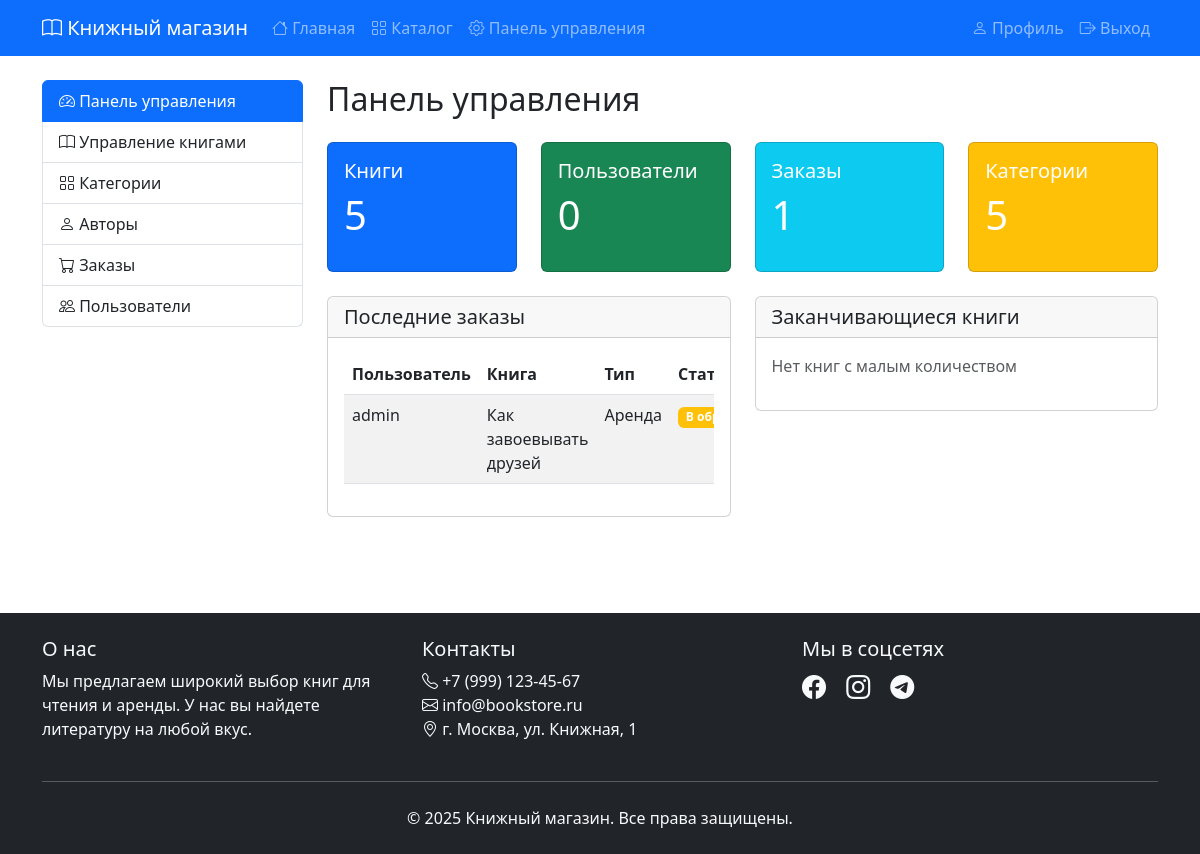
/admin/index.php (signed in), run on the app's committed database.
### tables this page shows
CREATE TABLE `orders` (
  `id` int NOT NULL AUTO_INCREMENT,
  `user_id` int NOT NULL,
  `book_id` int NOT NULL,
  `type` enum('purchase','rent') NOT NULL,
  `total_price` decimal(10,2) NOT NULL,
  `rental_start_date` date DEFAULT NULL,
  `rental_end_date` date DEFAULT NULL,
  `status` enum('pending','completed','cancelled') DEFAULT 'pending',
  `created_at` timestamp NULL DEFAULT CURRENT_TIMESTAMP,
  PRIMARY KEY (`id`),
  KEY `user_id` (`user_id`),
  KEY `book_id` (`book_id`),
  CONSTRAINT `orders_ibfk_1` FOREIGN KEY (`user_id`) REFERENCES `users` (`id`),
  CONSTRAINT `orders_ibfk_2` FOREIGN KEY (`book_id`) REFERENCES `books` (`id`)
);

CREATE TABLE `users` (
  `id` int NOT NULL AUTO_INCREMENT,
  `username` varchar(50) NOT NULL,
  `password` varchar(255) NOT NULL,
  `email` varchar(100) NOT NULL,
  `full_name` varchar(100) DEFAULT NULL,
  `is_admin` tinyint(1) DEFAULT '0',
  `is_active` tinyint(1) DEFAULT '1',
  `created_at` timestamp NULL DEFAULT CURRENT_TIMESTAMP,
  PRIMARY KEY (`id`),
  UNIQUE KEY `username` (`username`),
  UNIQUE KEY `email` (`email`)
);

CREATE TABLE `books` (
  `id` int NOT NULL AUTO_INCREMENT,
  `title` varchar(255) NOT NULL,
  `author_id` int DEFAULT NULL,
  `category_id` int DEFAULT NULL,
  `description` text,
  `price` decimal(10,2) NOT NULL,
  `rental_price_2weeks` decimal(10,2) DEFAULT NULL,
  `rental_price_1month` decimal(10,2) DEFAULT NULL,
  `rental_price_3months` decimal(10,2) DEFAULT NULL,
  `publication_year` int DEFAULT NULL,
  `cover_image` varchar(255) DEFAULT '/assets/images/default-book.jpg',
  `stock_quantity` int DEFAULT '0',
  `is_available` tinyint(1) DEFAULT '1',
  `created_at` timestamp NULL DEFAULT CURRENT_TIMESTAMP,
  PRIMARY KEY (`id`),
  KEY `author_id` (`author_id`),
  KEY `category_id` (`category_id`),
  CONSTRAINT `books_ibfk_1` FOREIGN KEY (`author_id`) REFERENCES `authors` (`id`),
  CONSTRAINT `books_ibfk_2` FOREIGN KEY (`category_id`) REFERENCES `categories` (`id`)
);

### admin/index.php (the view, shortened to what this page needs)
<?php
require_once '../includes/header.php';
$stats = [
    'books' => $pdo->query("SELECT COUNT(*) FROM books")->fetchColumn(),
    'users' => $pdo->query("SELECT COUNT(*) FROM users WHERE is_admin = 0")->fetchColumn(),
    'orders' => $pdo->query("SELECT COUNT(*) FROM orders")->fetchColumn(),
    'categories' => $pdo->query("SELECT COUNT(*) FROM categories")->fetchColumn()
];
$recent_orders = $pdo->query("
    SELECT o.*, u.username, b.title
    FROM orders o
    JOIN users u ON o.user_id = u.id
    JOIN books b ON o.book_id = b.id
    ORDER BY o.created_at DESC
    LIMIT 5
")->fetchAll();
$low_stock = $pdo->query("
    SELECT * FROM books
    WHERE stock_quantity < 5 AND is_available = 1
    ORDER BY stock_quantity ASC
    LIMIT 5
")->fetchAll();
?>
<div class="row">
    <div class="col-md-3 mb-4">
        <div class="list-group">
            <a href="/admin/" class="list-group-item list-group-item-action active">
                <i class="bi bi-speedometer2"></i> Панель управления
            </a>
            <a href="/admin/books.php" class="list-group-item list-group-item-action">
                <i class="bi bi-book"></i> Управление книгами
            </a>
            <a href="/admin/categories.php" class="list-group-item list-group-item-action">
                <i class="bi bi-grid"></i> Категории
            </a>
            <a href="/admin/authors.php" class="list-group-item list-group-item-action">
                <i class="bi bi-person"></i> Авторы
            </a>
            <a href="/admin/orders.php" class="list-group-item list-group-item-action">
                <i class="bi bi-cart"></i> Заказы
            </a>
            <a href="/admin/users.php" class="list-group-item list-group-item-action">
                <i class="bi bi-people"></i> Пользователи
            </a>
        </div>
    </div>
    <div class="col-md-9">
        <h2 class="mb-4">Панель управления</h2>
        <div class="row g-4 mb-4">
            <div class="col-md-3">
                <div class="card bg-primary text-white">
                    <div class="card-body">
                        <h5 class="card-title">Книги</h5>
                        <p class="display-6"><?php echo $stats['books']; ?></p>
                    </div>
                </div>
            </div>
            <div class="col-md-3">
                <div class="card bg-success text-white">
                    <div class="card-body">
                        <h5 class="card-title">Пользователи</h5>
                        <p class="display-6"><?php echo $stats['users']; ?></p>
                    </div>
                </div>
            </div>
            <div class="col-md-3">
                <div class="card bg-info text-white">
                    <div class="card-body">
                        <h5 class="card-title">Заказы</h5>
                        <p class="display-6"><?php echo $stats['orders']; ?></p>
                    </div>
                </div>
            </div>
            <div class="col-md-3">
                <div class="card bg-warning text-white">
                    <div class="card-body">
                        <h5 class="card-title">Категории</h5>
                        <p class="display-6"><?php echo $stats['categories']; ?></p>
                    </div>
                </div>
            </div>
        </div>
        <div class="row">
            <div class="col-md-6 mb-4">
                <div class="card">
                    <div class="card-header">
                        <h5 class="card-title mb-0">Последние заказы</h5>
                    </div>
                    <div class="card-body">
                        <?php if (empty($recent_orders)): ?>
                        <p class="text-muted">Нет последних заказов</p>
                        <?php else: ?>
                        <div class="table-responsive">
                            <table class="table table-striped">
                                <thead>
                                    <tr>
                                        <th>Пользователь</th>
                                        <th>Книга</th>
                                        <th>Тип</th>
                                        <th>Статус</th>
                                    </tr>
                                </thead>
                                <tbody>
                                    <?php foreach ($recent_orders as $order): ?>
                                    <tr>
                                        <td><?php echo htmlspecialchars($order['username']); ?></td>
                                        <td><?php echo htmlspecialchars($order['title']); ?></td>
                                        <td><?php echo $order['type'] === 'purchase' ? 'Покупка' : 'Аренда'; ?></td>
                                        <td>
                                            <?php
                                            $status_class = [
                                                'pending' => 'warning',
                                                'completed' => 'success',
                                                'cancelled' => 'danger'
                                            ][$order['status']];
                                            $status_text = [
                                                'pending' => 'В обработке',
                                                'completed' => 'Завершен',
                                                'cancelled' => 'Отменен'
                                            ][$order['status']];
                                            ?>
                                            <span class="badge bg-<?php echo $status_class; ?>">
                                                <?php echo $status_text; ?>
                                            </span>
                                        </td>
                                    </tr>
                                    <?php endforeach; ?>
                                </tbody>
                            </table>
                        </div>
                        <?php endif; ?>
                    </div>
                </div>
            </div>
            <div class="col-md-6 mb-4">
                <div class="card">
                    <div class="card-header">
                        <h5 class="card-title mb-0">Заканчивающиеся книги</h5>
                    </div>
                    <div class="card-body">
                        <?php if (empty($low_stock)): ?>
                        <p class="text-muted">Нет книг с малым количеством</p>
                        <?php endif; ?>
                    </div>
                </div>
            </div>
        </div>
    </div>
</div>
<?php require_once '../includes/footer.php'; ?>

### assets/css/style.css (style rules this page uses)
:root { --primary-color: #0d6efd; --secondary-color: #6c757d; }
body { min-height: 100vh; display: flex; flex-direction: column; }

### data on the page
orders: book "5", user.username "admin", book.title "Как завоевывать друзей", type "Аренда", status "В…"

### other printed values
$stats['users'] "0"
$stats['orders'] "1"
